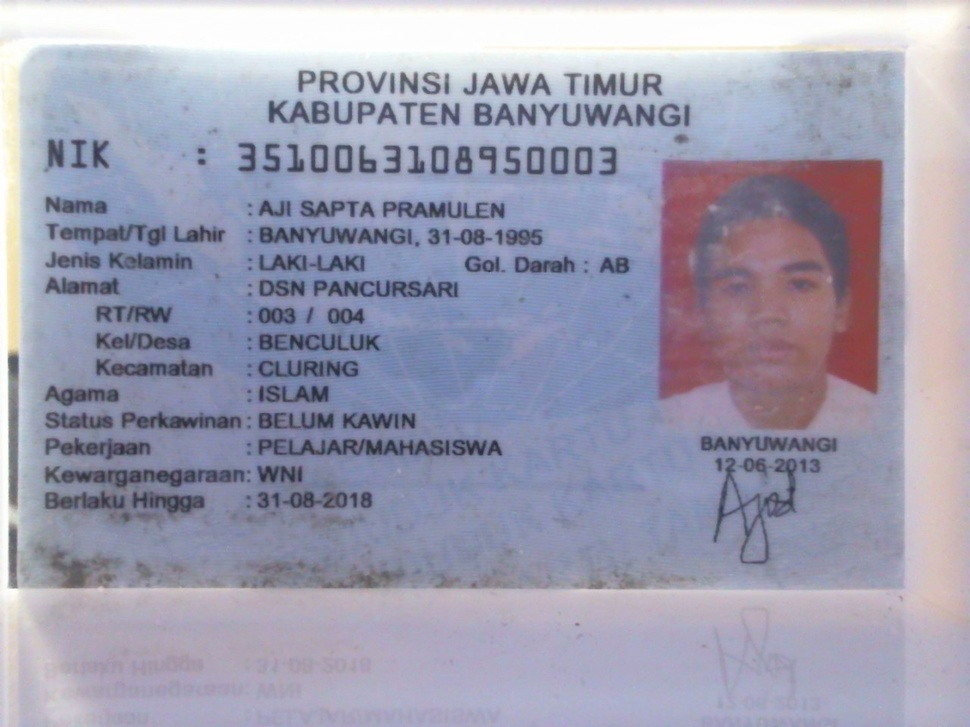
#> input picture Code/ktp.jpg, 970 x 727 px, shrunk from 1280 x 960 before the run
$ python OCR.py
#> lines starting #> are read from the running program, lines starting #| are printed output that depends on the picture
# LEGACY VERSION

import cv2
import numpy as np
import pytesseract
import matplotlib.pyplot as plt
from PIL import Image
pytesseract.pytesseract.tesseract_cmd = 'C:/Program Files (x86)/Tesseract-OCR/tesseract.exe'
## (1) Read
img = cv2.imread("ktp.jpg")
#> img is the input picture: shape (727, 970, 3); mean B, G, R 177.3, 157.8, 158.6
gray = cv2.cvtColor(img, cv2.COLOR_BGR2GRAY)
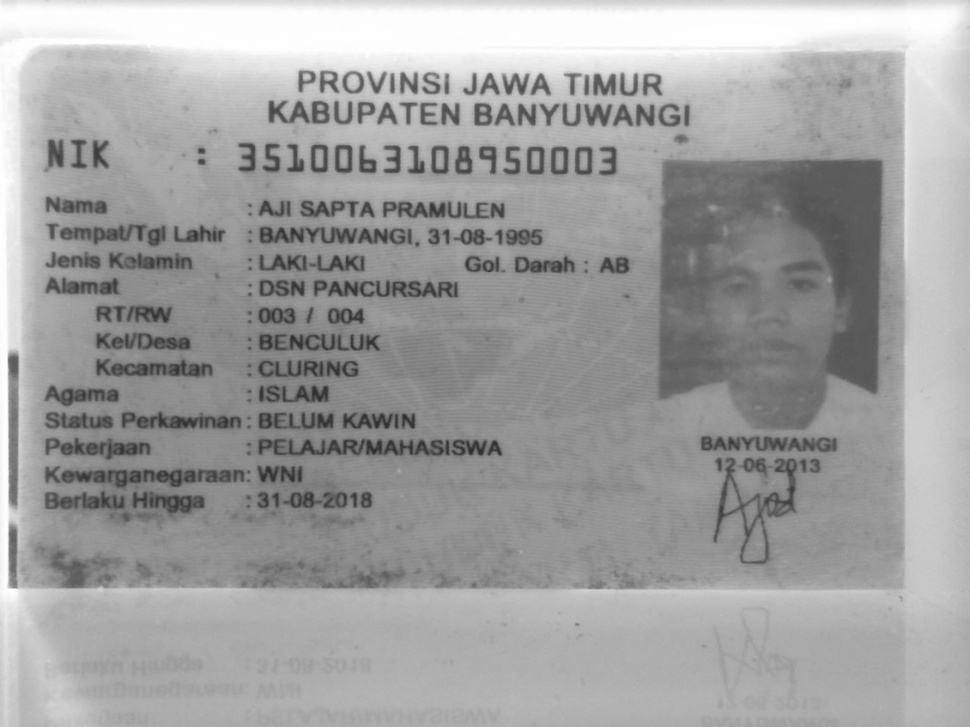
#> gray: shape (727, 970); min 44, max 255, mean 160.3

## (2) Threshold
th, threshed = cv2.threshold(gray, 127, 255, cv2.THRESH_TRUNC)
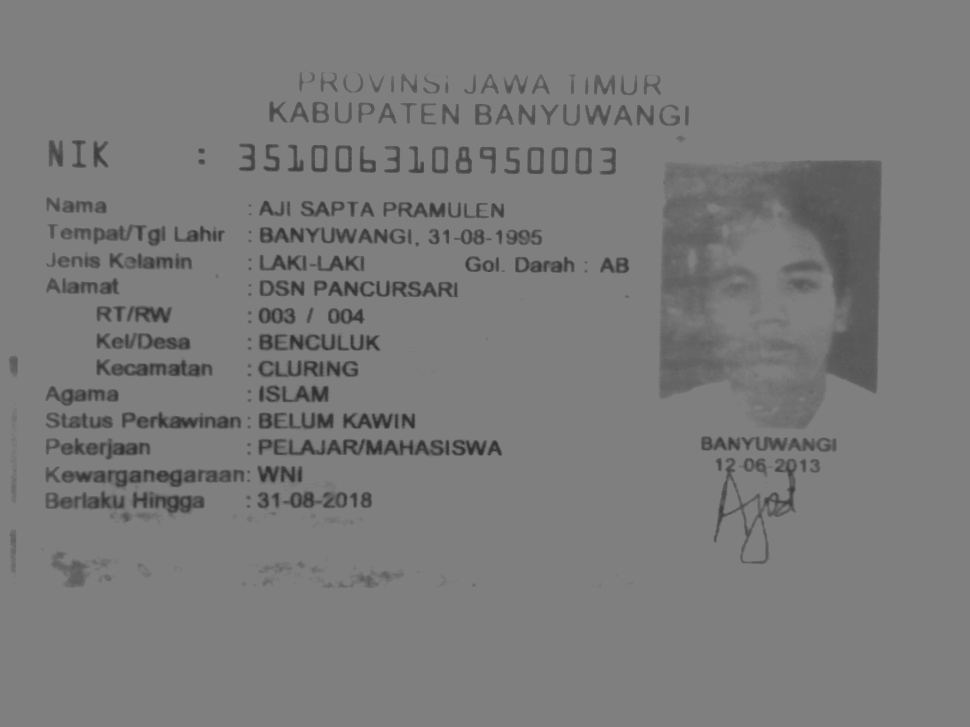
#> threshed: shape (727, 970); min 44, max 127, mean 122.5

## (3) Detect
#> (the run stopped early here; a loop or call above may not have finished)
